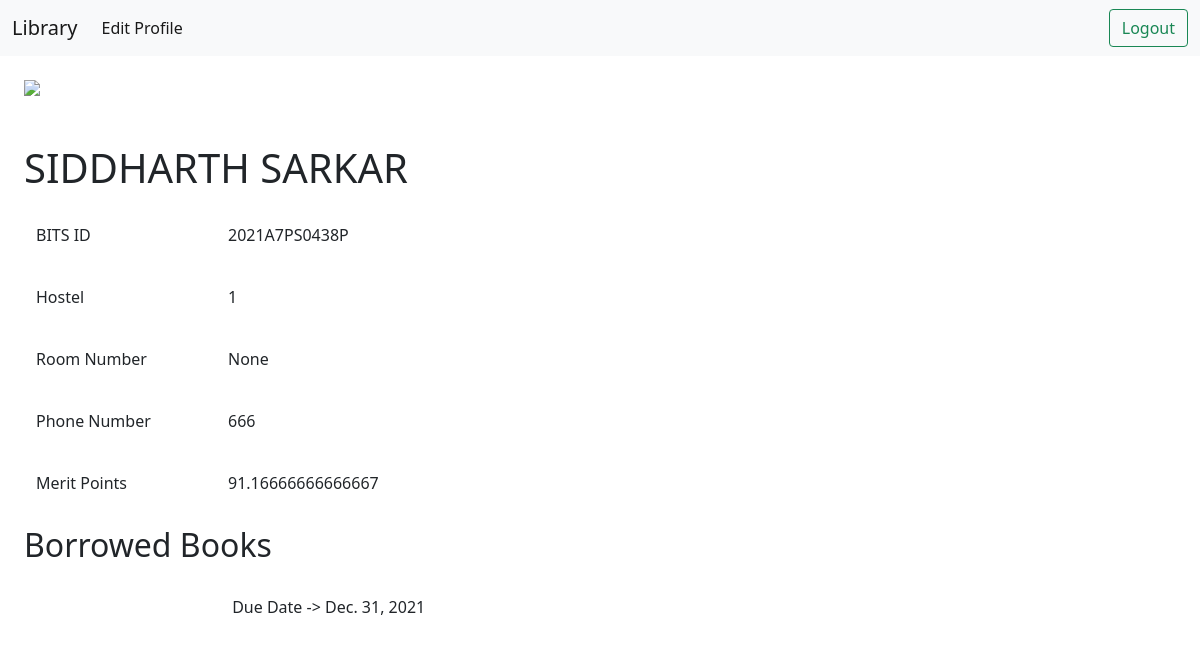
The app's page /accounts/profile/profile (signed in), older data.
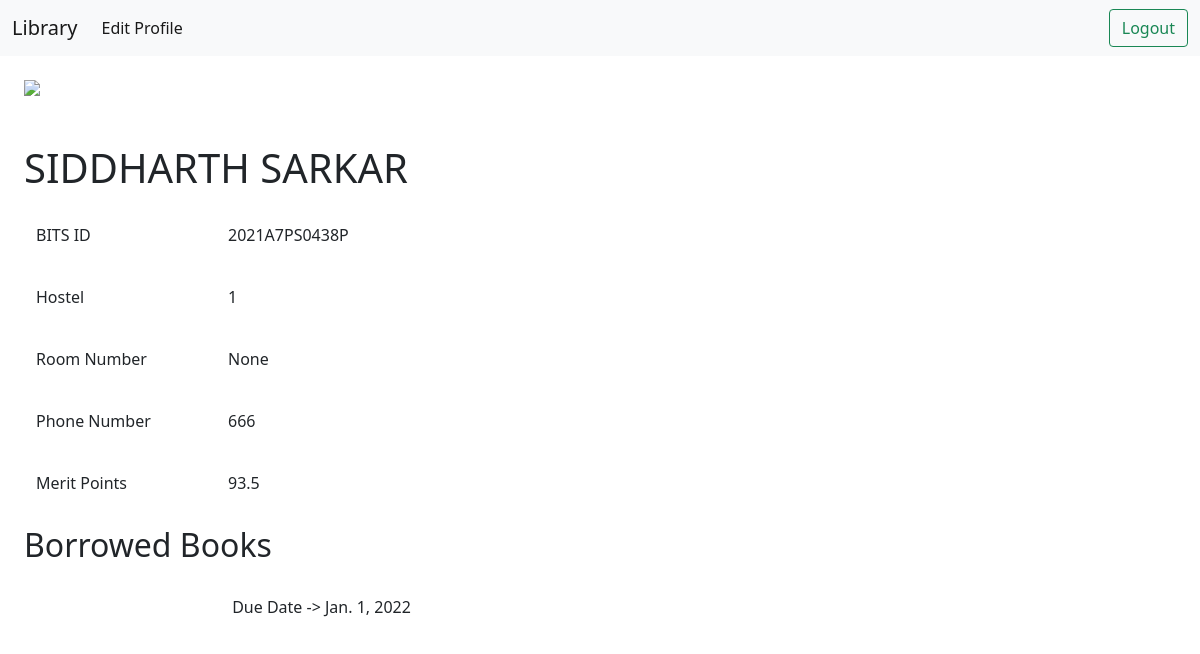
The same page, newer data.
### lib_app/models.py (models this page shows)
class Profile(models.Model):
    user = models.OneToOneField(User, on_delete=models.CASCADE)
    bits_id = models.CharField(max_length=30, blank=True)
    hostel = models.CharField(max_length=20, null=True)
    room_no = models.IntegerField(null=True)
    phone_number = models.CharField(max_length=12, null=True)
    merit = models.FloatField(default=100)
    returns = models.IntegerField(default=0)
    lib_data = models.ForeignKey(Libdata, on_delete=models.SET_NULL, null=True)

class Issue(models.Model):
    book = models.ForeignKey(Book, on_delete=models.CASCADE)
    user = models.ForeignKey(User, on_delete=models.CASCADE)
    time = models.IntegerField()
    pending = models.BooleanField(default=True)
    issued = models.BooleanField(default=False)
    denied = models.BooleanField(default=False)
    reason = models.TextField(null=True)
    returned = models.BooleanField(default=False)
    active = models.BooleanField(default=True)
    due_date = models.DateField(null=True)

### lib_app/views.py (the view, shortened to what this page needs)
# urls.py: path('accounts/profile/', home),
def profile(request):
    current_user = request.user
    if(current_user.is_anonymous):
        return redirect('/')
    issue = Issue.objects.filter(user=current_user, issued=True)
    data = SocialAccount.objects.get(user=current_user).extra_data
    data['bits_id'] = current_user.profile.bits_id
    data['hostel'] = current_user.profile.hostel
    data['room_no'] = current_user.profile.room_no
    data['phone_number'] = current_user.profile.phone_number
    data['merit'] = current_user.profile.merit
    data['issueds'] = issue
    return render(request, 'profile.html', data)

### templates/profile.html (shortened to what this page needs)
<!DOCTYPE html>
<html lang="en">
  <head>
    <link
      href="https://cdn.jsdelivr.net/npm/bootstrap@5.1.3/dist/css/bootstrap.min.css"
      rel="stylesheet"
    />
  </head>
  <body>
    <nav class="navbar navbar-expand-lg navbar-light bg-light">
      <div class="container-fluid">
        <a class="navbar-brand" href="./">Library</a>
        <div class="collapse navbar-collapse" id="navbarSupportedContent">
          <ul class="navbar-nav me-auto mb-2 mb-lg-0">
            <li class="nav-item">
              <a class="nav-link active" aria-current="page" href="./editor"
                >Edit Profile</a
              >
            </li>
          </ul>
        </div>
        <a class="btn btn-outline-success" type="submit" href="/logout"
          >Logout</a
        >
      </div>
    </nav>
    <img class="m-4" src="{{picture}}" />
    <h1 class="m-4">{{name}}</h1>
    <div class="m-4 row">
      <label for="staticEmail" class="col-sm-2 col-form-label">BITS ID </label>
      <div class="col-sm-10">
        <input
          type="text"
          readonly
          class="form-control-plaintext"
          id="staticEmail"
          value="{{bits_id}}"
        />
      </div>
    </div>
    <div class="m-4 row">
      <label for="staticEmail" class="col-sm-2 col-form-label">Hostel</label>
      <div class="col-sm-10">
        <input
          type="text"
          readonly
          class="form-control-plaintext"
          id="staticEmail"
          value="{{hostel}}"
        />
      </div>
    </div>
    <div class="m-4 row">
      <label for="staticEmail" class="col-sm-2 col-form-label"
        >Room Number</label
      >
      <div class="col-sm-10">
        <input
          type="text"
          readonly
          class="form-control-plaintext"
          id="staticEmail"
          value="{{room_no}}"
        />
      </div>
    </div>
    <div class="m-4 row">
      <label for="staticEmail" class="col-sm-2 col-form-label"
        >Phone Number</label
      >
      <div class="col-sm-10">
        <input
          type="text"
          readonly
          class="form-control-plaintext"
          id="staticEmail"
          value="{{phone_number}}"
        />
      </div>
    </div>
    <div class="m-4 row">
      <label for="staticEmail" class="col-sm-2 col-form-label"
        >Merit Points</label
      >
      <div class="col-sm-10">
        <input
          type="text"
          readonly
          class="form-control-plaintext"
          id="staticEmail"
          value="{{merit}}"
        />
      </div>
    </div>
    <h2 class="m-4">Borrowed Books</h2>
    {% for issued in issueds %}
    <div class="m-4 row">
      <label for="staticEmail" class="col-sm-2 col-form-label"
        >{{issued.book.book_name}}</label
      >
      <div class="col-sm-10">
        <input
          type="text"
          readonly
          class="form-control-plaintext"
          id="staticEmail"
          value=" Due Date -> {{issued.due_date}}"
        />
      </div>
    </div>
    {% endfor %}
  </body>
</html>

Row changes from the older to the newer data that the page shows:
no longer on this page (row edited): Issue: due_date "Due Date -> Dec. 31, 2021"
changed Profile "2021A7PS0438P": merit "91.16666666666667" → "93.5"
added Issue: due_date "Due Date -> Jan. 1, 2022"
